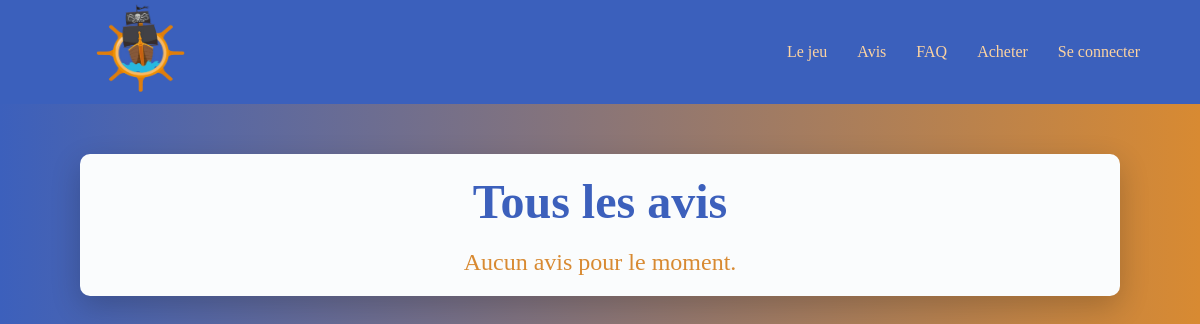
Page /pages/feedbacks.php on the earlier database version.
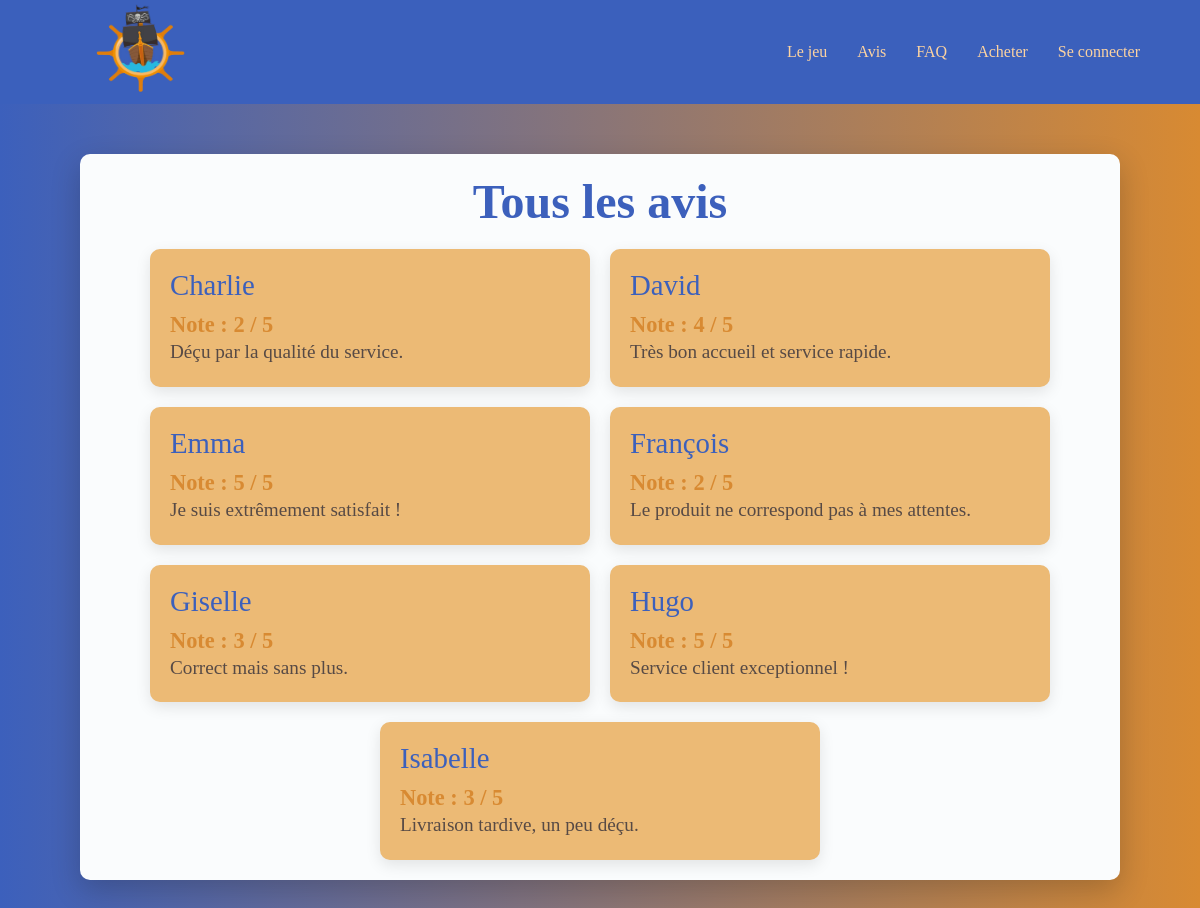
Same page on the later database version.
### tables this page shows
CREATE TABLE IF NOT EXISTS `feedbacks` (
  `id` int NOT NULL AUTO_INCREMENT,
  `firstname` varchar(100) NOT NULL,
  `wording` varchar(255) NOT NULL,
  `rate` int NOT NULL,
  PRIMARY KEY (`id`)
);

### config/controller/PDOUtils.php (called while the page is built, shortened)
<?php
class PDOUtils {
    private $pdo_;
    private static $sharedInstance_;
    private function __construct() {
        $environments = [
           'development' => [
               'host' => 'localhost',
               'dbname' => 'workshop-ico',
               'username' => 'root',
               'password' => '',
           ],
           'production' => [
               'host' => 'localhost',
               'dbname' => 'u611341706_ico_workshop',
               'username' => 'u611341706_ico',
               'password' => 'Asking@1234',
           ],
       ];
       $environment = 'production';
       $dbConfig = $environments[$environment];
       $dsn = "mysql:host={$dbConfig['host']};dbname={$dbConfig['dbname']};charset=utf8";
       $this->pdo_ = new PDO($dsn, $dbConfig['username'], $dbConfig['password'], [
           PDO::MYSQL_ATTR_INIT_COMMAND => 'SET NAMES utf8',
       ]);
       }
        public static function getSharedInstance()
        {
            if (!isset(PDOUtils::$sharedInstance_)) {
                PDOUtils::$sharedInstance_ = new PDOUtils();
            }
            return PDOUtils::$sharedInstance_;
        }
        public function requestSQL($sql, $params = null) {
            $statement = $this->pdo_->prepare($sql);
            if ($statement) {
                if ($statement->execute($params)) {
                    $result = $statement->fetchAll(PDO::FETCH_ASSOC);
                    return $result;
                } else {
                    throw new Exception('Erreur lors de l\'exécution de la requête : ' . implode(", ", $statement->errorInfo()));
                }
            } else {
                throw new Exception('Erreur lors de la préparation de la requête : ' . implode(", ", $this->pdo_->errorInfo()));
            }
        }
}

### config/controller/FeedbackController.php (called while the page is built, shortened)
<?php
class FeedbackController {
    public static function  getAllFeedbacks()
    {
        $pdo = PDOUtils::getSharedInstance();
        $results = $pdo->requestSQL('SELECT id, firstname, wording, rate FROM feedbacks');
        return $results;
    }
}

### pages/feedbacks.php (the view, shortened to what this page needs)
<!DOCTYPE html>
<html lang="fr">
<head>
    <link rel="stylesheet" href="../ressources/css/feedbacks.css">
</head>
<body>
    <?php
        require_once (__DIR__ . '/components/navbar.php');
        $feedbacks = FeedbackController::getAllFeedbacks();
    ?>
    <div class="feedbacks-container">
        <h1 class="page-title">Tous les avis</h1>
        <?php if (!empty($feedbacks)): ?>
            <div class="feedback-list">
                <?php foreach ($feedbacks as $feedback): ?>
                    <div class="feedback-card">
                        <h2><?= htmlspecialchars($feedback['firstname']); ?></h2>
                        <p class="rating">Note : <?= htmlspecialchars($feedback['rate']); ?> / 5</p>
                        <p class="feedback-text"><?= htmlspecialchars($feedback['wording']); ?></p>
                    </div>
                <?php endforeach; ?>
            </div>
        <?php else: ?>
            <p class="no-feedback">Aucun avis pour le moment.</p>
        <?php endif; ?>
    </div>
</body>
</html>

### pages/components/navbar.php (shortened to what this page needs)
<link rel="stylesheet" href="../ressources/css/navbar.css">
<div class="container-navbar" style="background-color: #3B60BC;">
        <div class="container-logo">
            <a href="../pages/home.php"><img src="../ressources/images/logo.png" alt="logo-ico"></a>
        </div>
        <div class="container-navigation">
            <ul>
                <li><a href="../pages/rules.php">Le jeu</a></li>
                <li><a href="../pages/feedbacks.php">Avis</a></li>
                <li><a href="../pages/faq.php">FAQ</a></li>
                <li><a href="../pages/products/index.php">Acheter</a></li>
                    <?php if (isset( $_SESSION['user'])) :
                            $user = unserialize($_SESSION['user']);
                    ?>
                    <div class="sous-container-login">
                        <ul>
                            <li><a  href="../pages/profil.php">
                                <span><?php echo $user->getName();?>  <?php echo $user->getFirstname();?></span>
                            <i class="fas fa-user white"></i>
                                </a></li>
                            <li><a style="color: #FCD3A1;" href="../routes/user.php?id=logout">Déconnexion</a></li>
                        <?php else : ?>
                            <li><a style="color: #FCD3A1;" href="../routes/user.php?id=login">Se connecter</a></li>
                        </ul>
                        <?php endif; ?>
                    </div>
        </div>

### ressources/css/feedbacks.css (style rules this page uses)
body { font-family: 'Nunito', sans-serif; background: linear-gradient(to right, #3c60bc, #d88a32); color: #574a45; margin: 0; padding: 0; }
.feedbacks-container { max-width: 1000px; margin: 50px auto; padding: 20px; background: #fafcfd; border-radius: 10px; box-shadow: 0 10px 30px rgba(0, 0, 0, 0.2); animation: fadeIn 1s ease-in-out; }
.page-title { font-size: 3rem; color: #3c60bc; text-align: center; font-weight: 600; margin-bottom: 20px; animation: slideIn 1s ease-in-out; }
.feedback-list { display: flex; flex-wrap: wrap; gap: 20px; justify-content: center; }
.feedback-card { background: #ecba75; color: #574a45; border-radius: 10px; padding: 20px; width: 100%; max-width: 400px; box-shadow: 0 5px 15px rgba(0, 0, 0, 0.1); transition: transform 0.3s ease, box-shadow 0.3s ease; animation: bounceIn 0.8s ease-in-out; }
.feedback-card h2 { font-size: 1.8rem; margin-bottom: 10px; color: #3c60bc; }
.rating { font-size: 1.4rem; font-weight: bold; color: #d88a32; }
.feedback-text { font-size: 1.2rem; line-height: 1.5; color: #574a45; }
.no-feedback { font-size: 1.5rem; color: #d88a32; text-align: center; margin-top: 20px; }

### ressources/css/navbar.css (style rules this page uses)
* { margin: 0; padding: 0; text-decoration: none; font-family: "Indie Flower", serif; font-weight: 400; font-style: normal; }
.container-navbar { position :relative; display: flex; flex-direction: row; justify-content: space-between; align-items: center; padding-left: 80px; z-index: 10; background-color: #3B60BC !important; }
.container-logo a img { height: 100px; width: 120px; border-radius: 50%; }
.container-navigation ul li { list-style: none; }
.container-navigation ul li a { color: #FCD3A1; }
.container-navigation ul { display: flex; justify-content: space-around; gap:30px; align-content: center; align-items: center; margin-right: 30px; }
.container-navigation { display: flex; align-content: center; align-items: center; padding-right: 30px; }

Differences in the rows shown:
added feedbacks: firstname "Charlie", rate "2", wording "Déçu par la qualité du service."
added feedbacks: firstname "David", rate "4", wording "Très bon accueil et service rapide."
added feedbacks: firstname "Emma", rate "5", wording "Je suis extrêmement satisfait !"
added feedbacks: firstname "François", rate "2", wording "Le produit ne correspond pas à mes attentes."
added feedbacks: firstname "Giselle", rate "3", wording "Correct mais sans plus."
added feedbacks: firstname "Hugo", rate "5", wording "Service client exceptionnel !"
added feedbacks: firstname "Isabelle", rate "3", wording "Livraison tardive, un peu déçu."
Other differences:
text no longer shown: "Aucun avis pour le moment."
